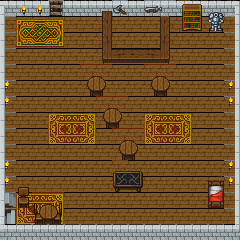

The image is a tile-based game level rendered from a .tmx file. Its description and source (layers, tilesets, objects; grid data summarised) follow:
An orthogonal 15x15 tile map with 16x16 px tiles, 6 tile layers (ground, carpets, stairs, walls, ...) and 13 objects (PotionShop, Town).

<map version="1.2" tiledversion="1.2.4" orientation="orthogonal" renderorder="right-down" width="15" height="15" tilewidth="16" tileheight="16" infinite="0" nextlayerid="23" nextobjectid="62">
 <tileset firstgid="1" name="tilesetformattedupdate1" tilewidth="16" tileheight="16" tilecount="84" columns="7">
  <image source="tilesetformattedupdate1.png" width="112" height="192" />
 </tileset>
 <layer id="14" name="ground" width="15" height="15">
  <data>[225 cells, 225 non-empty, 1 distinct tile ids]</data>
 </layer>
 <layer id="19" name="carpets" width="15" height="15">
  <data>[225 cells, 24 non-empty, 12 distinct tile ids]</data>
 </layer>
 <layer id="16" name="stairs" width="15" height="15">
  <data>[225 cells, 2 non-empty, 2 distinct tile ids]</data>
 </layer>
 <layer id="13" name="walls" width="15" height="15">
  <data>[225 cells, 43 non-empty, 8 distinct tile ids]</data>
 </layer>
 <layer id="17" name="chairs" width="15" height="15">
  <data>[225 cells, 6 non-empty, 6 distinct tile ids]</data>
 </layer>
 <layer id="15" name="objects" width="15" height="15">
  <data>[225 cells, 68 non-empty, 34 distinct tile ids]</data>
 </layer>
 <objectgroup id="20" name="collisions">
  <object id="45" x="0" y="0" width="48" height="16" />
  <object id="46" x="64" y="0" width="176" height="16" />
  <object id="47" x="176" y="16" width="48" height="16" />
  <object id="48" x="224" y="16" width="16" height="208" />
  <object id="49" x="0" y="16" width="16" height="176" />
  <object id="50" x="0" y="192" width="16" height="32" />
  <object id="51" x="0" y="224" width="240" height="16" />
  <object id="54" x="160" y="16" width="16" height="32" />
  <object id="57" x="113.117" y="171.104" width="29.4218" height="19.9954" />
  <object id="58" x="208" y="176" width="16" height="32" />
  <object id="60" x="96" y="16" width="16" height="32" />
 </objectgroup>
 <objectgroup id="22" name="buypoint">
  <object id="61" name="PotionShop" x="96" y="48" width="80" height="16" />
 </objectgroup>
 <objectgroup id="21" name="doors">
  <object id="59" name="Town" x="48" y="0" width="16" height="16" />
 </objectgroup>
</map>
